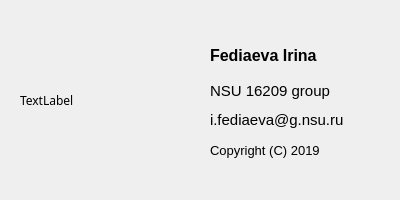
<?xml version="1.0" encoding="UTF-8"?>
<ui version="4.0">
 <class>AboutDialog</class>
 <widget class="QDialog" name="AboutDialog">
  <property name="geometry">
   <rect>
    <x>0</x>
    <y>0</y>
    <width>400</width>
    <height>200</height>
   </rect>
  </property>
  <property name="maximumSize">
   <size>
    <width>400</width>
    <height>200</height>
   </size>
  </property>
  <property name="font">
   <font>
    <family>MS Reference Specialty</family>
   </font>
  </property>
  <property name="windowTitle">
   <string>About author</string>
  </property>
  <property name="windowIcon">
   <iconset resource="resourses.qrc">
    <normaloff>:/new/resourse/images/question.png</normaloff>:/new/resourse/images/question.png</iconset>
  </property>
  <widget class="QLabel" name="pic_label">
   <property name="geometry">
    <rect>
     <x>20</x>
     <y>30</y>
     <width>141</width>
     <height>141</height>
    </rect>
   </property>
   <property name="maximumSize">
    <size>
     <width>141</width>
     <height>141</height>
    </size>
   </property>
   <property name="font">
    <font>
     <family>Kristen ITC</family>
    </font>
   </property>
   <property name="text">
    <string>TextLabel</string>
   </property>
  </widget>
  <widget class="QLabel" name="label">
   <property name="geometry">
    <rect>
     <x>210</x>
     <y>30</y>
     <width>131</width>
     <height>51</height>
    </rect>
   </property>
   <property name="font">
    <font>
     <family>MS Shell Dlg 2</family>
     <pointsize>12</pointsize>
     <weight>75</weight>
     <bold>true</bold>
    </font>
   </property>
   <property name="text">
    <string>Fediaeva Irina</string>
   </property>
  </widget>
  <widget class="QLabel" name="label_2">
   <property name="geometry">
    <rect>
     <x>210</x>
     <y>110</y>
     <width>151</width>
     <height>20</height>
    </rect>
   </property>
   <property name="font">
    <font>
     <family>MS Shell Dlg 2</family>
     <pointsize>11</pointsize>
    </font>
   </property>
   <property name="text">
    <string>i.fediaeva@g.nsu.ru</string>
   </property>
  </widget>
  <widget class="QLabel" name="label_3">
   <property name="geometry">
    <rect>
     <x>210</x>
     <y>130</y>
     <width>131</width>
     <height>41</height>
    </rect>
   </property>
   <property name="font">
    <font>
     <family>MS Shell Dlg 2</family>
     <pointsize>10</pointsize>
    </font>
   </property>
   <property name="text">
    <string>Copyright (C) 2019</string>
   </property>
  </widget>
  <widget class="QLabel" name="label_4">
   <property name="geometry">
    <rect>
     <x>210</x>
     <y>80</y>
     <width>151</width>
     <height>21</height>
    </rect>
   </property>
   <property name="font">
    <font>
     <family>MS Shell Dlg 2</family>
     <pointsize>11</pointsize>
    </font>
   </property>
   <property name="text">
    <string>NSU 16209 group</string>
   </property>
  </widget>
 </widget>
 <resources>
  <include location="resourses.qrc"/>
 </resources>
 <connections/>
</ui>
